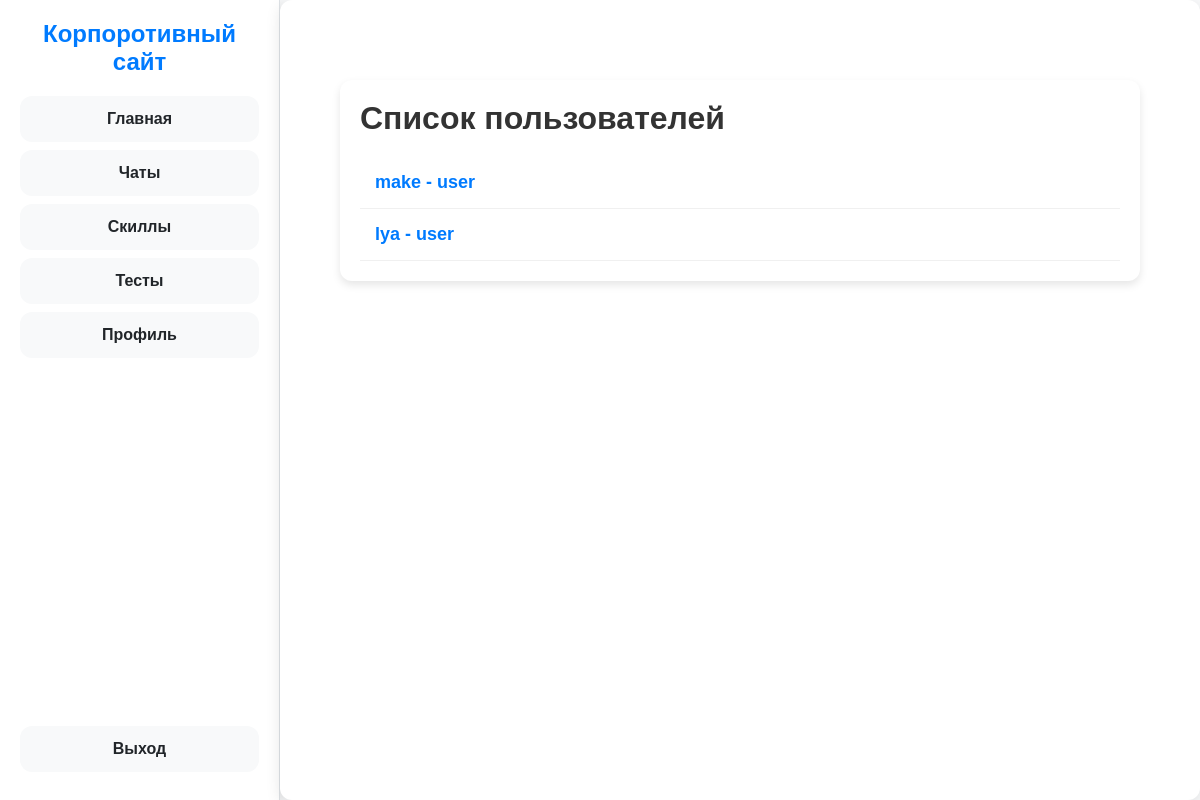
Before: /profiles/ (signed in) with the older database file.
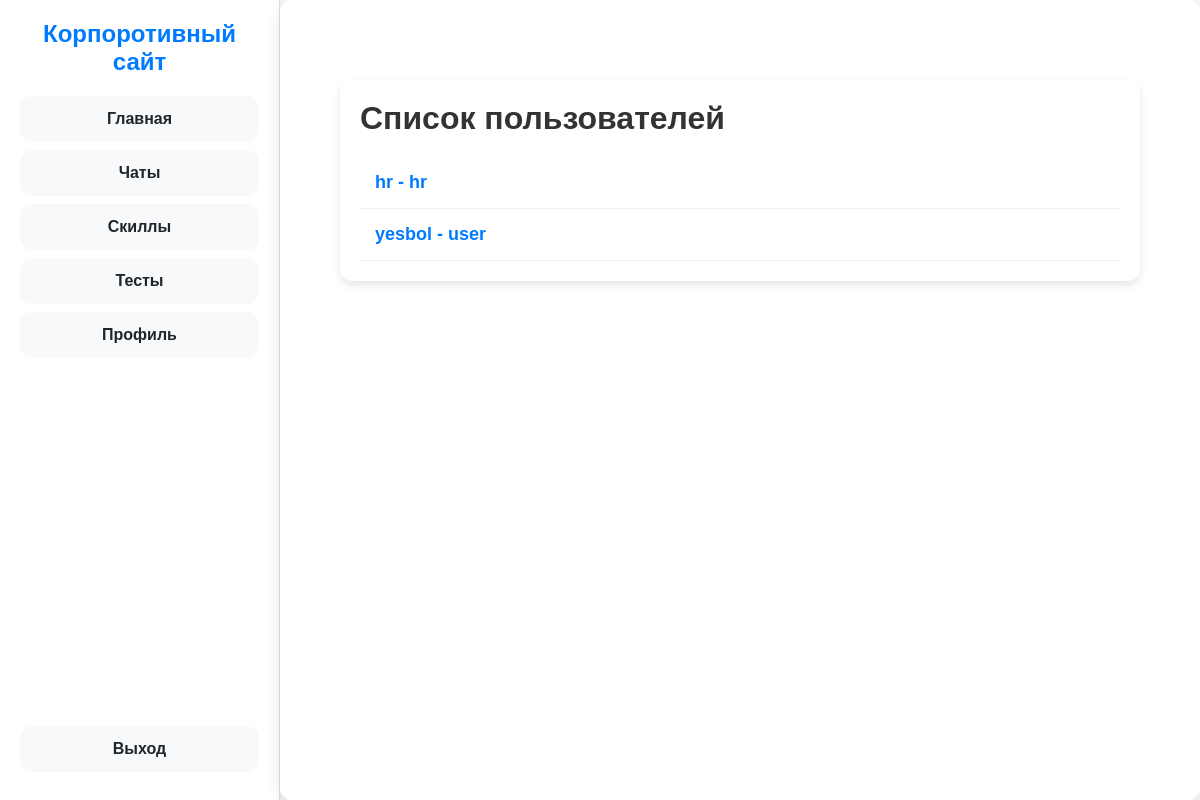
After: the same page with the newer database file.
### tool/models.py (models this page shows, shortened)
class UserProfile(models.Model):
    ROLE_CHOICES = [
        ('boss', 'Boss'),
        ('hr', 'HR'),
        ('user', 'User'),
    ]
    user = models.OneToOneField(User, on_delete=models.CASCADE, related_name='userprofile')
    role = models.CharField(max_length=10, choices=ROLE_CHOICES, default='user')
    skills = models.ManyToManyField('Skill', blank=True)
    resume = models.TextField(blank=True, null=True)

### tool/views.py (the view)
# urls.py: path('profiles/', views.profiles, name='users'),
@login_required
def profiles(request):
    users = UserProfile.objects.exclude(user=request.user)
    return render(request, 'users.html', {'users': users})

### tool/templates/users.html (shortened to what this page needs)
{% extends 'base.html' %}
{% block content %}
    <div class="users-page">
        <h1>Список пользователей</h1>
        <ul class="user-list">
            {% for user in users %}
                <li class="user-item">
                    <a href="{% url 'user_detail' user.user.username %}">
                        {{ user.user.username }} - {{ user.role }}
                    </a>
                </li>
            {% endfor %}
        </ul>
    </div>
{% endblock %}

### tool/templates/base.html (shortened to what this page needs)
<!DOCTYPE html>
<html lang="ru">
<head>
</head>
<body>
    <div class="sidebar">
        <div>
            <div class="logo">Корпоротивный сайт</div>
            <a href="/main">Главная</a>
            <a href="/chats">Чаты</a>
            <a href="/skills">Скиллы</a>
            <a href="/tests">Тесты</a>
            <a href="/profile/{{ user.username }}">Профиль</a>
        </div>
        <a href="/signout">Выход</a>
    </div>
    <div class="content">
        {% block content %}{% endblock %}
    </div>
</body>
</html>

### tool/templates/base.html (style rules this page uses)
:root { --primary-bg: #f8f9fa; --secondary-bg: #ffffff; --highlight: #007bff; --text-color: #212529; --hover-color: #0056b3; --border-radius: 12px; --shadow: 0px 4px 15px rgba(0, 0, 0, 0.1); }
* { margin: 0; padding: 0; box-sizing: border-box; font-family: "Arial", sans-serif; }
body { display: flex; background: var(--primary-bg); color: var(--text-color); height: 100vh; }
.sidebar { width: 280px; background: var(--secondary-bg); height: 100vh; padding: 20px; display: flex; flex-direction: column; justify-content: space-between; box-shadow: var(--shadow); border-right: 1px solid #dee2e6; }
.sidebar a { color: var(--text-color); text-decoration: none; display: block; padding: 14px; margin: 8px 0; background: var(--primary-bg); border-radius: var(--border-radius); transition: background 0.3s, transform 0.2s; text-align: center; font-size: 16px; font-weight: bold; }
.content { flex-grow: 1; padding: 40px; padding-top: 40px; background: var(--secondary-bg); border-radius: var(--border-radius); box-shadow: var(--shadow); min-height: 100vh; }
.logo { text-align: center; font-size: 24px; font-weight: bold; color: var(--highlight); margin-bottom: 20px; }

### tool/templates/users.html (style rules this page uses)
.users-page { max-width: 800px; margin: 40px auto; background: #ffffff; padding: 20px; border-radius: 12px; box-shadow: 0 4px 8px rgba(0, 0, 0, 0.1); }
h1 { font-size: 32px; font-weight: 700; margin-bottom: 20px; color: #333; }
.user-list { list-style: none; padding: 0; margin: 0; }
.user-item { padding: 15px; border-bottom: 1px solid #f0f0f0; transition: background-color 0.3s; }
.user-item a { text-decoration: none; color: #007bff; font-size: 18px; font-weight: bold; }

Changed rows visible on the page:
removed UserProfile: user.username "make", role "user"
removed UserProfile: user.username "lya", role "user"
added UserProfile: user.username "hr", role "hr"
added UserProfile: user.username "yesbol", role "user"
